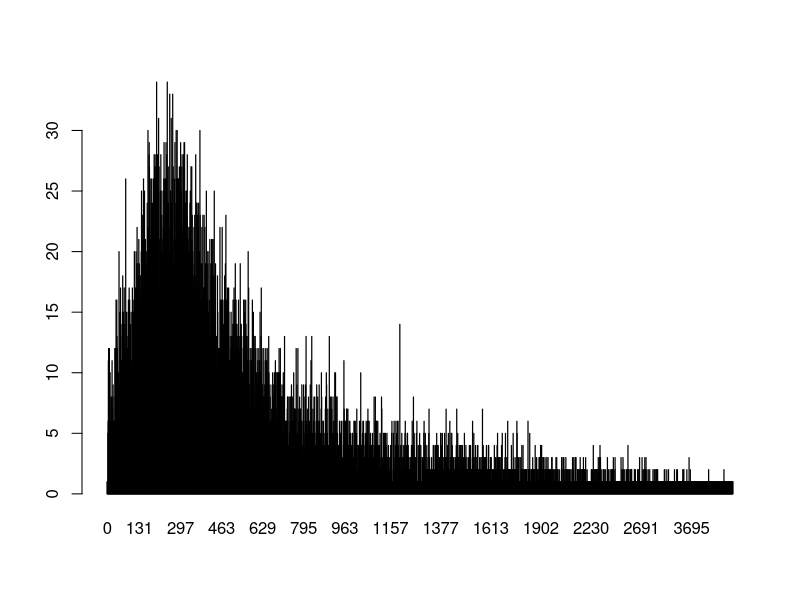
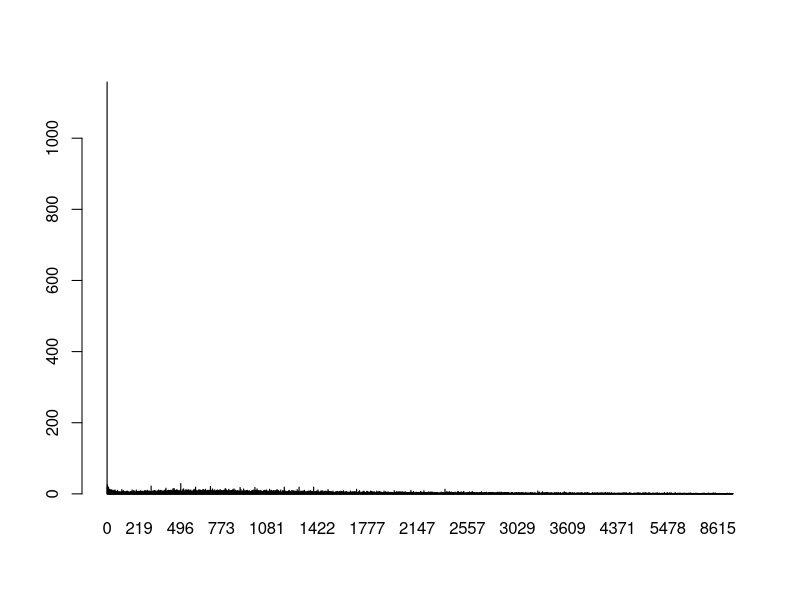
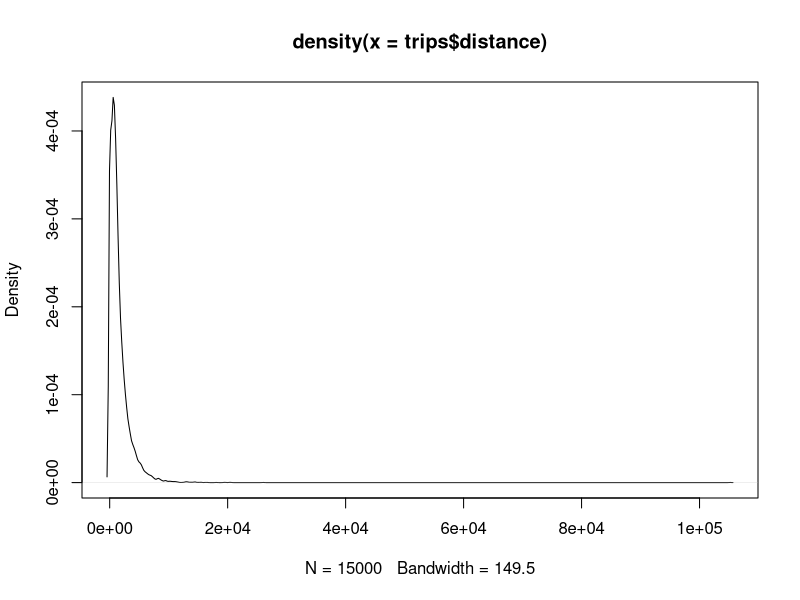
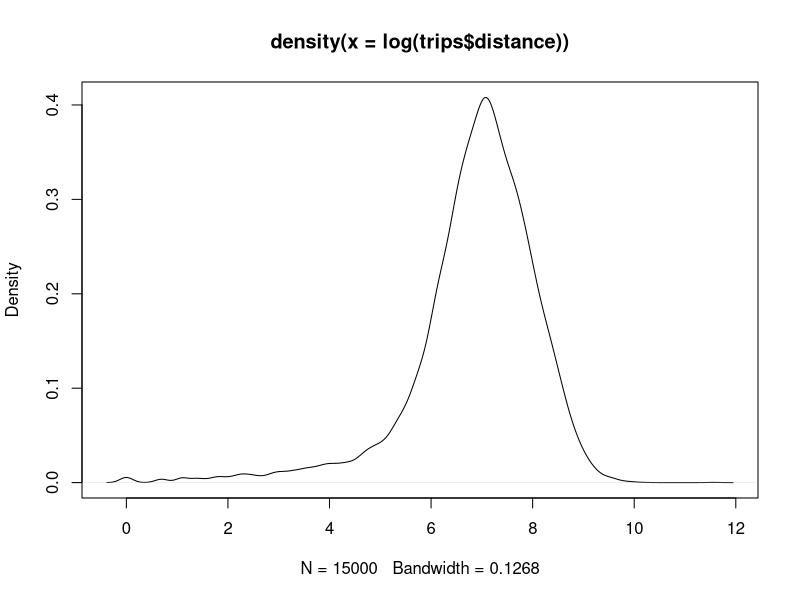
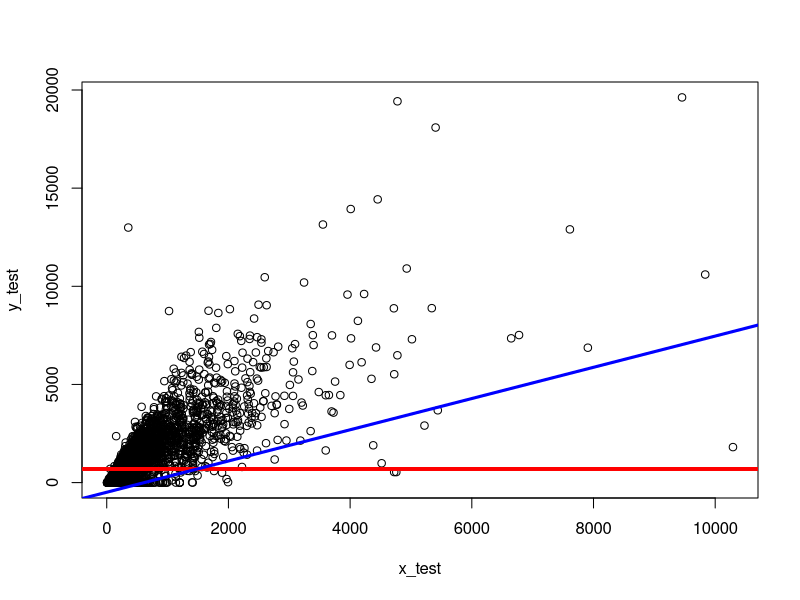

The R script that drew these images, in order:
# import the data
trips201807 <- read.csv("trips-2018-7.csv")
trips201808 <- read.csv("trips-2018-8.csv")
trips201809 <- read.csv("trips-2018-9.csv")
trips <- rbind(trips201807, trips201808, trips201809)

# look at duration
barplot(table(trips$duration))
barplot(table(trips$distance))

# look at distribution of distance 
plot(density(trips$distance))

# look at the logged distribution to get a better perspective
plot(density(log(trips$distance)))

# use the plyr library to split the records evenly and take samples
# https://www.rdocumentation.org/packages/plyr/versions/1.8.4/topics/dlply
# https://stackoverflow.com/questions/18258690/take-randomly-sample-based-on-groups
# https://stackoverflow.com/questions/18942792/training-and-test-set-with-respect-to-group-affiliation
library(plyr)
split_set = dlply(trips, .(month), function(.) { s = sample(1:nrow(.), trunc(nrow(.) * 0.8)); list(.[s, ], .[-s,]) } )

# train/test split
# https://www.rdocumentation.org/packages/plyr/versions/1.8.4/topics/ldply
training_set = ldply(split_set, function(.) .[[1]])
test_set = ldply(split_set, function(.) .[[2]])

# make the model
y_train = training_set$duration
x_train = training_set$distance
fit_mean = mean(y_train)
fit_lm <- lm(y ~ x, data.frame(y=y_train, x=x_train))

# test results
y_test <- test_set$distance
x_test <- test_set$duration
pred_mean <- rep(fit_mean, length(y_test))
pred_lm <- predict(fit_lm, data.frame(x=x_test))

# define RMSE function
RMSE <- function(m, o) {
    sqrt(mean((m - o)^2))
}

# get the RMSE
RMSE(pred_mean, y_test)
RMSE(pred_lm, y_test)

# plot the results
plot(x_test, y_test)
abline(h=pred_mean, col="red", lwd=3)
abline(fit_lm, col="blue", lwd=3)